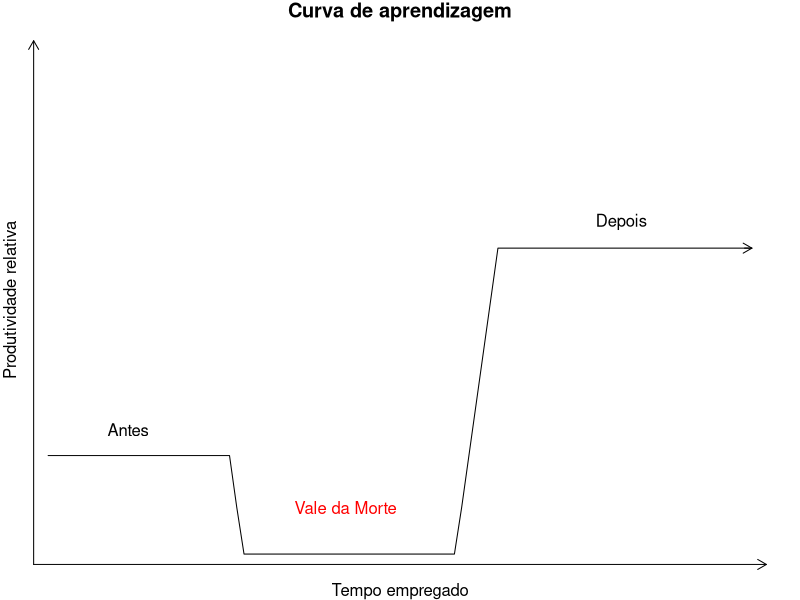
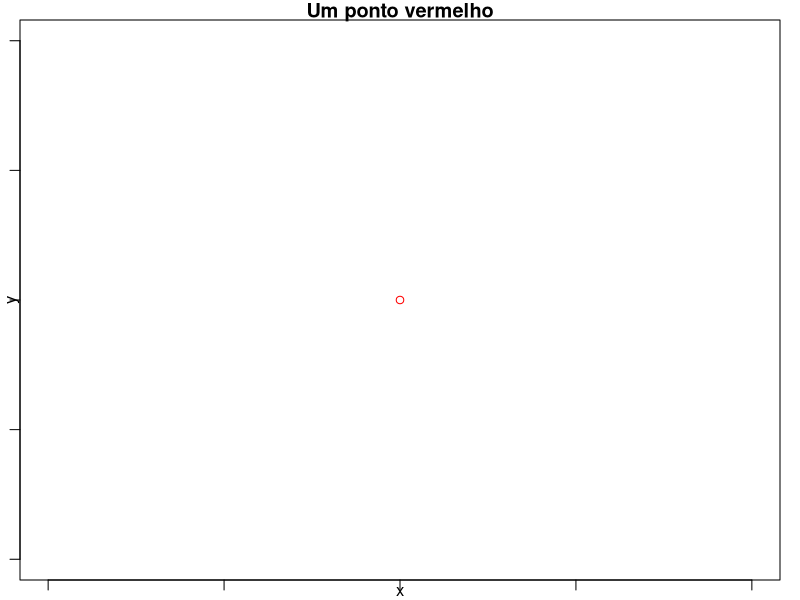

These charts were generated, in order, by the following R code:
## ---- chunk 1
y0 <- 0.2
y <- c(rep(y0, 25), seq(y0, 0.1, -0.1), rep(0.01, 30), seq(0.1, y0 * 3, 0.1), rep(y0 * 3, 35))
x <- 1:length(y)
par(mgp = c(0, 1, 0), mar = rep(1, 4))
plot(y ~ x, type = "l", main = "Curva de aprendizagem", xlab = "Tempo empregado", 
     ylab = "Produtividade relativa", ylim = c(0, 1), axes = FALSE)
text(42, 0.1, "Vale da Morte", col = "red")
text(12, 0.25, "Antes")
text(80, 0.65, "Depois")
arrows(-1, -0.01, 100, -0.01, length = 0.1)
arrows(-1, -0.01, -1, 1, length = 0.1)
arrows(x[length(x)- 1], y[length(y)], x[length(x)], y[length(y)], length = 0.1)
## ---- chunk 2
knitr::include_url("http://www.r-project.org/")
## ---- chunk 3
# As quatro operações matemáticas básicas:
2+3   # soma
5 * 5 # multiplicação
25/5  # divisão 
5 - 3 # subtração

# Três operações matemáticas úteis:
2^2          # Potenciação (ou exponenciação)
log(x = 4)   # Função logarítmica
sqrt(x = 25) # Raiz quadrada
## ---- chunk 4
plot(x = 25, y = 25, col = "red", main = "Um ponto vermelho", xlab = "x", ylab = "y")
## ---- chunk 5
# A palavra-chave 'soma' é usada para definir uma função que computa
# e retorna como resultado `res` a soma de dois valores numéricos.
# A estrutura de uma função aparece, sempre, entre '{' e '}'.
soma <- 
  function (x, y) { 
    res <- x + y
    return (res)
    }
soma(x = 2, y = 2)
## ---- chunk 6
# Definindo dois objetos vetoriais
# Note que quando criamos uma sequência ordenada de valores podemos 
# simplesmente usar o símbolo ':' entre o menor e o maior valor da 
# sequência ao invés de declarar todos os seus valores.
x <- 1:5
y <- c(2, 4, 3, 5, 7)
x
y
## ---- chunk 7
# Calibração de um modelo de regressão linear
# Note que é possível usar simbolos como '.' e '_' na construção de 
# uma palavra-chave identificadora de objeto (ou função).
meu.modelo_linear <- lm(y ~ x)
meu.modelo_linear
## ---- chunk 8
knitr::include_url("https://cloud.r-project.org/web/packages/available_packages_by_name.html")
## ---- chunk 9
# Sequência de operações usando objetos temporários
x <- exp(25)
y <- sqrt(x)
z <- log(y)
z
rm(x, y)
gc()
## ---- chunk 10
# Sequência de operações usando funções aninhadas
z <- log(sqrt(exp(25)))
z
## ---- chunk 11
library(magrittr)
## ---- chunk 12
# Sequência de operações usando o operador %>%
z <- exp(25) %>% sqrt() %>% log()
z
